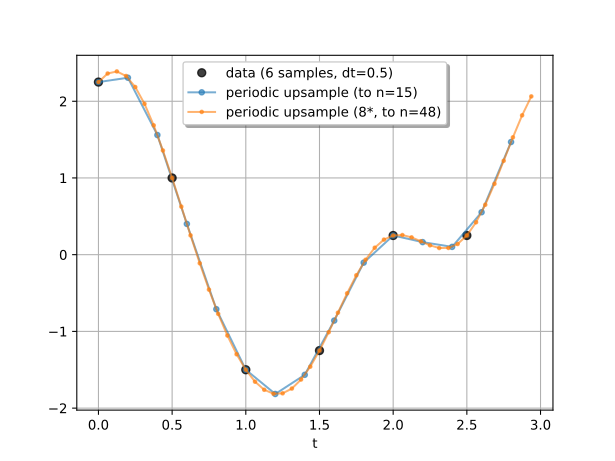

Source code (Python):

import numpy as np
import matplotlib.pyplot as plt
from upsample_periodic import upsample_periodic


x = np.array([2.25, 1.0, -1.5, -1.25, 0.25, 0.25])
dt = 0.5
tx = np.arange(len(x))*dt

n1 = 15
y1, dt_out1 = upsample_periodic(x, n1, dt=dt)
ty1 = np.arange(len(y1))*dt_out1

n2 = 8*len(x)
y2, dt_out2 = upsample_periodic(x, n2, dt=dt)
ty2 = np.arange(len(y2))*dt_out2

T = len(x)*dt

plt.plot(tx, x, 'ko', alpha=0.75, label=f'data ({len(x)} samples, dt={dt})')
plt.plot(ty1, y1, 'o-', alpha=0.6, markersize=4,
         label=f'periodic upsample (to n={n1})')
plt.plot(ty2, y2, 'o-', alpha=0.6, markersize=2.5,
         label=f'periodic upsample (8*, to n={n2})')

plt.grid(True)
plt.xlabel('t')
plt.legend(framealpha=1, shadow=True)

plt.show()
# plt.savefig('upsample_periodic_example.svg')
